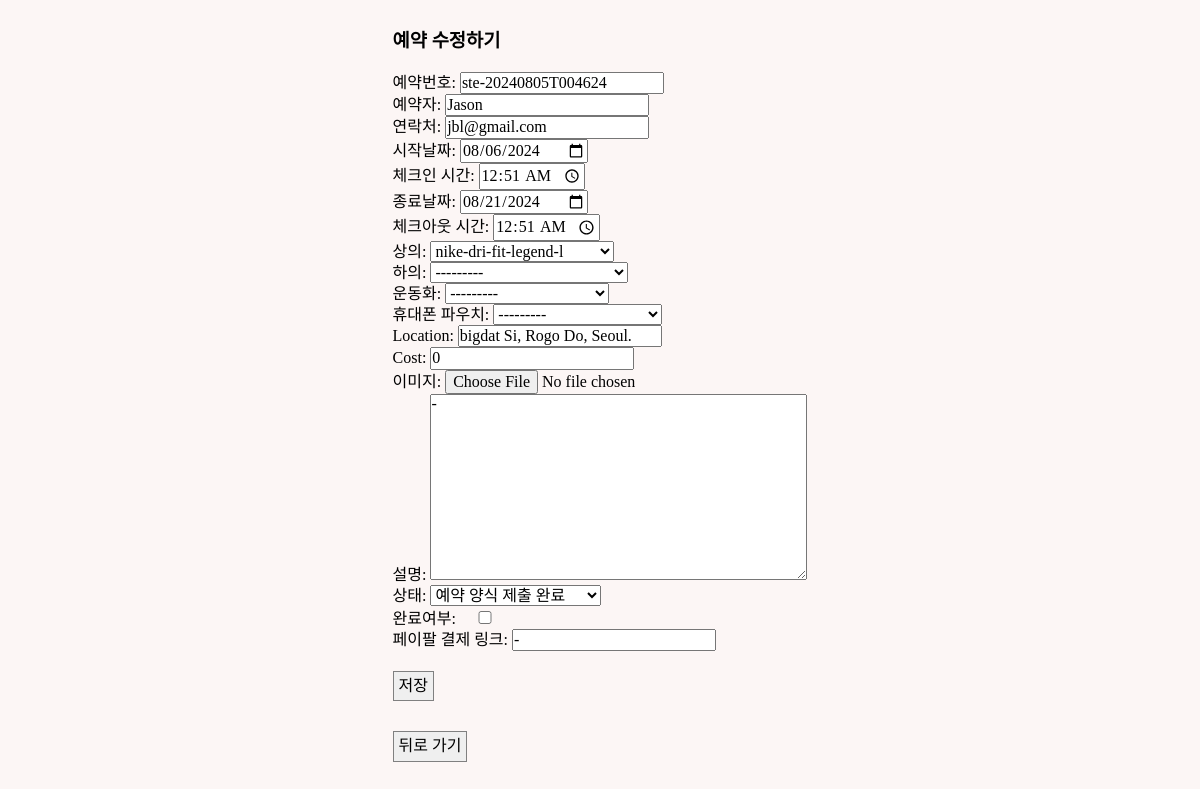
/EN/update/ste-20240805T004624 (signed in), run on the app's committed database.
### reservation/models.py (models this page shows, shortened)
class Reservation(models.Model):
    STATUS_CHOICE = [
        ("ST1", "예약 양식 제출 완료"),
        ("ST2", "예약 완료 및 결제 대기"),
        ("ST3", "결제 완료"),
        ("ST4", "배송 중"),
        ("ST5", "배송 완료"),
        ("ST6", "반납 완료"),
        ("ST7", "입고 완료"),
    ]
    reserv_id = models.CharField(
        max_length=20,
        primary_key=True,
        default="Required_pk",
    )
    client = models.CharField(max_length=20)
    contact = models.CharField(max_length=50, blank=False)
    start_date = models.DateField()
    start_time = models.TimeField(blank=True, default=timezone.now)
    end_date = models.DateField()
    end_time = models.TimeField(blank=True, default=timezone.now)
    top = models.ForeignKey(
        Item,
        on_delete=models.CASCADE,
        limit_choices_to={"category": "top"},
        related_name="topName",
        blank=True,
        null=True,
    )
    bottom = models.ForeignKey(
        Item,
        on_delete=models.CASCADE,
        limit_choices_to={"category": "bottom"},
        related_name="bottomName",
        blank=True,
        null=True,
    )
    shoes = models.ForeignKey(
        Item,
        on_delete=models.CASCADE,
        limit_choices_to={"category": "shoes"},
        related_name="shoesName",
        blank=True,
        null=True,
    )
    bag = models.ForeignKey(
        Item,
        on_delete=models.CASCADE,
        limit_choices_to={"category": "bag"},
        related_name="bagName",
        blank=True,
        null=True,
    )
    image = models.ImageField(upload_to="", blank=True)
    desc = models.TextField(blank=True, default="-")
    status = models.CharField(
        max_length=3,
        choices=STATUS_CHOICE,
        default="ST1",
    )
    completed = models.BooleanField(default=False)
    cost = models.IntegerField(default=0)
    location = models.CharField(max_length=50, blank=False)
    paypal_link = models.CharField(max_length=50, blank=False, default="-")

### reservation/views.py (the view)
# urls.py: path("EN/update/<str:pk>", views.update, name="update"),
@login_required(login_url="users:login")
def update(request, pk):
    reservation = get_object_or_404(Reservation, pk=pk)
    form = ReservationForm(request.POST, request.FILES, instance=reservation)
    if request.method == "POST":
        if form.is_valid():
            reservation = form.save(commit=False)
            reservation.save()
            return redirect("reservation:data")
        else:
            return redirect("reservation:data")
    else:
        form = ReservationForm(instance=reservation)
        return render(request, "admin/edit.html", {"form": form})

### reservation/models.py (called while the page is built)
    def __str__(self):
        return self.model_num

### templates/admin/edit.html (shortened to what this page needs)
{% load static %}
<!DOCTYPE html>
<html lang="en">
  <head>
    <link rel="stylesheet" type="text/css" href="{% static 'css/sterna.css' %}"/>
    <link rel="stylesheet" type="text/css" href="{% static 'css/normalize.css' %}"/>
    <link href="https://cdnjs.cloudflare.com/ajax/libs/bootstrap-datetimepicker/3.0.0/css/bootstrap-datetimepicker.min.css" rel="stylesheet"/>
  </head>
  <body>
    <div class="tocenter" style="margin:30px 0 0 0">
      <div style="max-width:100%;">
        <h3 style="margin:0 0 20px 0;">예약 수정하기</h3>
        <form method="POST" enctype="multipart/form-data">
          {{ form.as_p }}
          <button style="margin-top:20px; padding: 5px;" type="submit">
            저장
          </button>
        </form>
        <div style="height:30px;"></div>
        <div>
          <a href="{% url "reservation:data" %}">
            <button style="padding: 5px;">뒤로 가기</button>
          </a>
        </div>
      </div>
    </div>
  </body>
</html>

### static/css/sterna.css (style rules this page uses)
:root { --sterun-primary-color: #fbff00; --sterun-secondary-color: #3A3A3A; --sterun-thirdary-color: #4467AF; --sterun-white-color: #FCF6F5; --sterun-black-color: #1d1d1d; --sterun-grey-color: #E8E8E8; }
* { margin: 0; padding: 0; font-family: "SCDream"; z-index:100; }
html, body { background-color: var(--sterun-white-color); margin-top: 100px; min-height: 100%; margin: 0; }
a { color: var(--sterun-black-color); text-decoration: none; }
button { border: 1px solid grey; }
#id_completed { width:50px; margin:5px 0 5px 0; }
.tocenter { display: flex; flex-direction: column; align-items: center; width:100%; }
#image_field { border: 0; }

### data on the page
Reservation: reserv_id "ste-20240805T004624", client "Jason", contact "jbl@gmail.com", start_date "08/06/2024", start_time "00:51", end_date "08/21/2024", end_time "00:51", top "nike-dri-fit-legend-l", bottom "---------", shoes "---------", bag "---------", location "bigdat Si, Rogo Do, Seoul.", cost "0", desc "-", status "예약 양식 제출 완료", paypal_link "-"
